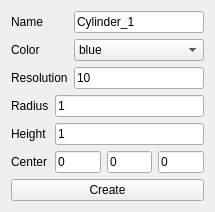
<?xml version="1.0" encoding="UTF-8"?>
<ui version="4.0">
 <class>createCylinder</class>
 <widget class="QWidget" name="createCylinder">
  <property name="geometry">
   <rect>
    <x>0</x>
    <y>0</y>
    <width>215</width>
    <height>210</height>
   </rect>
  </property>
  <property name="windowTitle">
   <string>Form</string>
  </property>
  <layout class="QVBoxLayout" name="verticalLayout_3">
   <item>
    <layout class="QGridLayout" name="gridLayout">
     <item row="0" column="0">
      <widget class="QLabel" name="label_3">
       <property name="text">
        <string>Name</string>
       </property>
      </widget>
     </item>
     <item row="1" column="0">
      <widget class="QLabel" name="label_5">
       <property name="text">
        <string>Color</string>
       </property>
      </widget>
     </item>
     <item row="0" column="1">
      <widget class="QLineEdit" name="cylinderNameInput">
       <property name="text">
        <string>Cylinder_1</string>
       </property>
      </widget>
     </item>
     <item row="1" column="1">
      <widget class="QComboBox" name="cylinderColorCombox">
       <item>
        <property name="text">
         <string>blue</string>
        </property>
       </item>
       <item>
        <property name="text">
         <string>darkBlue</string>
        </property>
       </item>
       <item>
        <property name="text">
         <string>gray</string>
        </property>
       </item>
       <item>
        <property name="text">
         <string>darkGray</string>
        </property>
       </item>
       <item>
        <property name="text">
         <string>lightGray</string>
        </property>
       </item>
       <item>
        <property name="text">
         <string>green</string>
        </property>
       </item>
       <item>
        <property name="text">
         <string>darkGreen</string>
        </property>
       </item>
       <item>
        <property name="text">
         <string>cyan</string>
        </property>
       </item>
       <item>
        <property name="text">
         <string>darkCyan</string>
        </property>
       </item>
       <item>
        <property name="text">
         <string>red</string>
        </property>
       </item>
       <item>
        <property name="text">
         <string>darkRed</string>
        </property>
       </item>
       <item>
        <property name="text">
         <string>magenta</string>
        </property>
       </item>
       <item>
        <property name="text">
         <string>darkMagenta</string>
        </property>
       </item>
       <item>
        <property name="text">
         <string>white</string>
        </property>
       </item>
       <item>
        <property name="text">
         <string>black</string>
        </property>
       </item>
       <item>
        <property name="text">
         <string>PICK</string>
        </property>
       </item>
      </widget>
     </item>
     <item row="2" column="0">
      <widget class="QLabel" name="label_6">
       <property name="text">
        <string>Resolution</string>
       </property>
      </widget>
     </item>
     <item row="2" column="1">
      <widget class="QLineEdit" name="cylinderResoluInput">
       <property name="text">
        <string>10</string>
       </property>
      </widget>
     </item>
    </layout>
   </item>
   <item>
    <layout class="QHBoxLayout" name="horizontalLayout_4">
     <item>
      <layout class="QVBoxLayout" name="verticalLayout">
       <item>
        <widget class="QLabel" name="label_2">
         <property name="text">
          <string>Radius</string>
         </property>
        </widget>
       </item>
       <item>
        <widget class="QLabel" name="label_4">
         <property name="text">
          <string>Height</string>
         </property>
        </widget>
       </item>
       <item>
        <widget class="QLabel" name="label">
         <property name="text">
          <string>Center</string>
         </property>
        </widget>
       </item>
      </layout>
     </item>
     <item>
      <layout class="QVBoxLayout" name="verticalLayout_2">
       <item>
        <layout class="QHBoxLayout" name="horizontalLayout_2">
         <item>
          <widget class="QLineEdit" name="cylinderRadiusInput">
           <property name="text">
            <string>1</string>
           </property>
          </widget>
         </item>
        </layout>
       </item>
       <item>
        <widget class="QLineEdit" name="cylinderHeightInput">
         <property name="text">
          <string>1</string>
         </property>
        </widget>
       </item>
       <item>
        <layout class="QHBoxLayout" name="horizontalLayout">
         <item>
          <widget class="QLineEdit" name="cylinderCenterXInput">
           <property name="text">
            <string>0</string>
           </property>
          </widget>
         </item>
         <item>
          <widget class="QLineEdit" name="cylinderCenterYInput">
           <property name="text">
            <string>0</string>
           </property>
          </widget>
         </item>
         <item>
          <widget class="QLineEdit" name="cylinderCenterZInput">
           <property name="text">
            <string>0</string>
           </property>
          </widget>
         </item>
        </layout>
       </item>
      </layout>
     </item>
    </layout>
   </item>
   <item>
    <layout class="QHBoxLayout" name="horizontalLayout_3">
     <item>
      <widget class="QPushButton" name="createCylinderBtn">
       <property name="text">
        <string>Create</string>
       </property>
      </widget>
     </item>
    </layout>
   </item>
  </layout>
 </widget>
 <resources/>
 <connections/>
</ui>
